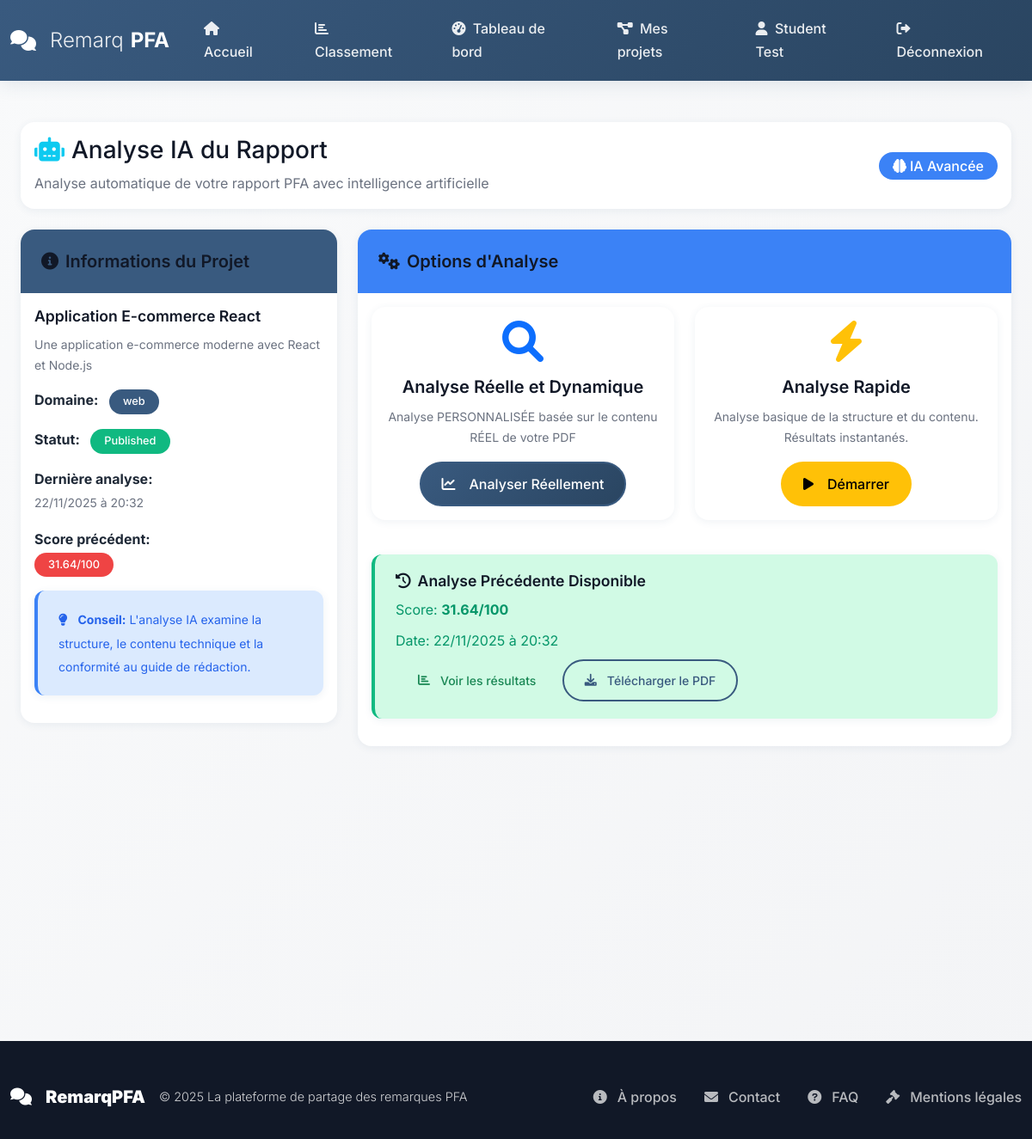
/ai/analysis/1 (signed in), run on the app's committed database.
### models.py (models this page shows, shortened)
class User(UserMixin, db.Model):
    __tablename__ = 'users'
    id = db.Column(db.Integer, primary_key=True)
    username = db.Column(db.String(80), unique=True, nullable=False, index=True)
    email = db.Column(db.String(120), unique=True, nullable=False, index=True)
    password_hash = db.Column(db.String(255), nullable=False)
    first_name = db.Column(db.String(50), nullable=True)
    last_name = db.Column(db.String(50), nullable=True)
    role = db.Column(db.String(20), nullable=False, default='student')
    is_active = db.Column(db.Boolean, default=True)
    created_at = db.Column(db.DateTime, default=datetime.utcnow)
    updated_at = db.Column(db.DateTime, default=datetime.utcnow, onupdate=datetime.utcnow)
    comments_as_jury = db.relationship('Comment',
                                      foreign_keys='Comment.jury_id',
                                      backref='jury_user',
                                      lazy='dynamic')
    comments_as_student = db.relationship('Comment',
                                         foreign_keys='Comment.student_id',
                                         backref='student_user',
                                         lazy='dynamic')
    pfa_projects = db.relationship('PFAProject',
                                  foreign_keys='PFAProject.student_id',
                                  backref='project_student',
                                  lazy='dynamic')
    project_comments = db.relationship('ProjectComment',
                                      foreign_keys='ProjectComment.user_id',
                                      backref='comment_author',
                                      lazy='dynamic')
    notifications = db.relationship('Notification',
                                   foreign_keys='Notification.user_id',
                                   backref='user',
                                   lazy='dynamic')
    def get_full_name(self):
        if self.first_name and self.last_name:
            return f"{self.first_name} {self.last_name}"
        return self.username

class PFAProject(db.Model):
    __tablename__ = 'pfaprojects'
    id = db.Column(db.Integer, primary_key=True)
    student_id = db.Column(db.Integer, db.ForeignKey('users.id'), nullable=False, index=True)
    title = db.Column(db.String(200), nullable=False)
    description = db.Column(db.Text, nullable=False)
    domain = db.Column(db.String(100), nullable=False)
    technologies = db.Column(db.String(300), nullable=True)
    github_url = db.Column(db.String(500), nullable=True)
    demo_url = db.Column(db.String(500), nullable=True)
    status = db.Column(db.String(20), default='draft')
    is_public = db.Column(db.Boolean, default=True)
    views_count = db.Column(db.Integer, default=0)
    likes_count = db.Column(db.Integer, default=0)
    created_at = db.Column(db.DateTime, default=datetime.utcnow)
    updated_at = db.Column(db.DateTime, default=datetime.utcnow, onupdate=datetime.utcnow)
    ai_analysis_data = db.Column(db.JSON, nullable=True)
    ai_adaptability_score = db.Column(db.Integer, default=0)
    ai_analysis_date = db.Column(db.DateTime, nullable=True)
    has_ai_analysis = db.Column(db.Boolean, default=False)
    documents = db.relationship('ProjectDocument',
                               backref='project',
                               lazy='dynamic',
                               cascade='all, delete-orphan')
    comments = db.relationship('ProjectComment',
                              backref='project',
                              lazy='dynamic',
                              cascade='all, delete-orphan')

### routes/ai_routes.py (the view)
@ai_bp.route('/analysis/<int:project_id>')
@login_required
def analysis_page(project_id):
    project = PFAProject.query.filter_by(id=project_id, student_id=current_user.id).first_or_404()
    document = ProjectDocument.query.filter_by(project_id=project_id).order_by(ProjectDocument.uploaded_at.desc()).first()
    uploaded_guides = UploadedGuide.query.filter_by(user_id=current_user.id, is_active=True).all()
    default_guides = GuideStage.query.filter_by(domain=project.domain, is_active=True).all()
    return render_template('student/ai_analysis.html',
                         project=project,
                         document=document,
                         uploaded_guides=uploaded_guides,
                         default_guides=default_guides)

### templates/student/ai_analysis.html (shortened to what this page needs)
{% extends "base.html" %}
{% block content %}
<div class="container-fluid py-4">
    <div class="row">
        <div class="col-12">
            <div class="card mb-4">
                <div class="card-body">
                    <div class="d-flex justify-content-between align-items-center">
                        <div>
                            <h1 class="h3 mb-2">
                                <i class="fas fa-robot me-2 text-info"></i>Analyse IA du Rapport
                            </h1>
                            <p class="text-muted mb-0">Analyse automatique de votre rapport PFA avec intelligence artificielle</p>
                        </div>
                        <div class="text-end">
                            <span class="badge bg-info fs-6">
                                <i class="fas fa-brain me-1"></i>IA Avancée
                            </span>
                        </div>
                    </div>
                </div>
            </div>
            <div class="row">
                <div class="col-lg-4">
                    <div class="card mb-4">
                        <div class="card-header bg-primary text-white">
                            <h5 class="mb-0">
                                <i class="fas fa-info-circle me-2"></i>Informations du Projet
                            </h5>
                        </div>
                        <div class="card-body">
                            <h6>{{ project.title }}</h6>
                            <p class="text-muted small">{{ project.description }}</p>
                            <div class="mb-3">
                                <strong>Domaine:</strong>
                                <span class="badge bg-primary ms-2">{{ project.domain }}</span>
                            </div>
                            <div class="mb-3">
                                <strong>Statut:</strong>
                                <span class="badge {% if project.status == 'published' %}bg-success{% else %}bg-secondary{% endif %} ms-2">
                                    {{ project.status|title }}
                                </span>
                            </div>
                            {% if project.has_ai_analysis %}
                            <div class="mb-3">
                                <strong>Dernière analyse:</strong>
                                <br>
                                <small class="text-muted">{{ project.ai_analysis_date|datetime }}</small>
                            </div>
                            <div class="mb-3">
                                <strong>Score précédent:</strong>
                                <br>
                                <span class="badge bg-{% if project.ai_adaptability_score >= 70 %}success{% elif project.ai_adaptability_score >= 50 %}warning{% else %}danger{% endif %}">
                                    {{ project.ai_adaptability_score }}/100
                                </span>
                            </div>
                            {% endif %}
                            <div class="alert alert-info mt-3">
                                <small>
                                    <i class="fas fa-lightbulb me-2"></i>
                                    <strong>Conseil:</strong> L'analyse IA examine la structure, le contenu technique et la conformité au guide de rédaction.
                                </small>
                            </div>
                        </div>
                    </div>
                </div>
                <div class="col-lg-8">
                    <div class="card mb-4">
                        <div class="card-header bg-info text-white">
                            <h5 class="mb-0">
                                <i class="fas fa-cogs me-2"></i>Options d'Analyse
                            </h5>
                        </div>
                        <div class="card-body">
                            <div class="row">
                                <div class="col-md-6 mb-4">
                                    <div class="card h-100 border-primary">
                                        <div class="card-body text-center">
                                            <i class="fas fa-search fa-3x text-primary mb-3"></i>
                                            <h5>Analyse Réelle et Dynamique</h5>
                                            <p class="text-muted small">
                                                Analyse PERSONNALISÉE basée sur le contenu RÉEL de votre PDF
                                            </p>
                                            <a href="{{ url_for('ai.real_analysis', project_id=project.id) }}"
                                               class="btn btn-primary"
                                               {% if not document %}disabled{% endif %}>
                                                <i class="fas fa-chart-line me-2"></i>Analyser Réellement
                                            </a>
                                        </div>
                                    </div>
                                </div>
                                <div class="col-md-6 mb-4">
                                    <div class="card h-100 border-warning">
                                        <div class="card-body text-center">
                                            <i class="fas fa-bolt fa-3x text-warning mb-3"></i>
                                            <h5>Analyse Rapide</h5>
                                            <p class="text-muted small">
                                                Analyse basique de la structure et du contenu. Résultats instantanés.
                                            </p>
                                            <button class="btn btn-warning" id="quickAnalyzeBtn"
                                                    {% if not document %}disabled{% endif %}>
                                                <i class="fas fa-play me-2"></i>Démarrer
                                            </button>
                                        </div>
                                    </div>
                                </div>
                            </div>
                            {% if project.has_ai_analysis %}
                            <div class="alert alert-success mt-3">
                                <h6><i class="fas fa-history me-2"></i>Analyse Précédente Disponible</h6>
                                <p class="mb-2">Score: <strong>{{ project.ai_adaptability_score }}/100</strong></p>
                                <p class="mb-0">Date: {{ project.ai_analysis_date|datetime }}</p>
                                <div class="mt-2">
                                    <a href="{{ url_for('ai.real_analysis_results', project_id=project.id) }}"
                                       class="btn btn-sm btn-outline-success">
                                        <i class="fas fa-chart-bar me-1"></i>Voir les résultats
                                    </a>
                                    <a href="{{ url_for('ai.download_real_analysis', project_id=project.id) }}"
                                       class="btn btn-sm btn-outline-primary">
                                        <i class="fas fa-download me-1"></i>Télécharger le PDF
                                    </a>
                                </div>
                            </div>
                            {% endif %}
                        </div>
                    </div>
<div class="col-md-4 mb-4">
</div>
                </div>
            </div>
        </div>
    </div>
</div>
{% endblock %}

### templates/base.html (shortened to what this page needs)
<!DOCTYPE html>
<html lang="fr">
<head>
    <link href="https://cdn.jsdelivr.net/npm/bootstrap@5.1.3/dist/css/bootstrap.min.css" rel="stylesheet">
    <link href="https://cdnjs.cloudflare.com/ajax/libs/font-awesome/6.0.0/css/all.min.css" rel="stylesheet">
    <link href="{{ url_for('static', filename='css/main.css') }}" rel="stylesheet">
    <link href="{{ url_for('static', filename='css/modern.css') }}" rel="stylesheet">
</head>
<body>
    <nav class="navbar navbar-expand-lg navbar-dark sticky-top" id="mainNav">
        <div class="container">
            <a class="navbar-brand" href="{{ url_for('public.home') }}">
                <i class="fas fa-comments me-2"></i>
                <span>Remarq</span><strong>PFA</strong>
            </a>
            <div class="collapse navbar-collapse" id="navbarNav">
                <div class="navbar-nav ms-auto">
                    <a class="nav-link" href="{{ url_for('public.home') }}" title="Accueil">
                        <i class="fas fa-home me-1"></i> Accueil
                    </a>
                    <a class="nav-link" href="{{ url_for('public.ranking') }}" title="Classement">
                        <i class="fas fa-chart-bar me-1"></i> Classement
                    </a>
                    {% if current_user.is_authenticated %}
                        {% if current_user.role == 'student' %}
                            <a class="nav-link" href="{{ url_for('student.dashboard') }}" title="Tableau de bord">
                                <i class="fas fa-tachometer-alt me-1"></i> Tableau de bord
                            </a>
                            <a class="nav-link" href="{{ url_for('student_projects.my_projects') }}" title="Mes projets">
                                <i class="fas fa-project-diagram me-1"></i> Mes projets
                            </a>
                        {% elif current_user.role == 'admin' %}
                            <a class="nav-link" href="{{ url_for('admin.dashboard') }}" title="Administration">
                                <i class="fas fa-cogs me-1"></i> Administration
                            </a>
                        {% endif %}
                        <a class="nav-link" href="{{ url_for('auth.profile') }}" title="Profil">
                            <i class="fas fa-user me-1"></i> {{ current_user.get_full_name() }}
                        </a>
                        <a class="nav-link" href="{{ url_for('auth.logout') }}" title="Déconnexion">
                            <i class="fas fa-sign-out-alt me-1"></i> Déconnexion
                        </a>
                    {% endif %}
                </div>
            </div>
        </div>
    </nav>
    <main class="flex-shrink-0">
        <div class="container mt-4">
            {% block content %}{% endblock content %}
        </div>
    </main>
    <footer class="footer mt-auto">
        <div class="container">
            <div class="footer-content">
                <div class="footer-brand">
                    <i class="fas fa-comments me-2"></i>
                    <strong>RemarqPFA</strong>
                    <span class="ms-2">© {{ current_year }} La plateforme de partage des remarques PFA</span>
                </div>
                <ul class="footer-links">
                    <li><a href="{{ url_for('public.about') }}" title="À propos"><i class="fas fa-info-circle me-1"></i>À propos</a></li>
                    <li><a href="{{ url_for('public.contact') }}" title="Contact"><i class="fas fa-envelope me-1"></i>Contact</a></li>
                    <li><a href="{{ url_for('public.faq') }}" title="FAQ"><i class="fas fa-question-circle me-1"></i>FAQ</a></li>
                    <li><a href="#" title="Mentions légales"><i class="fas fa-gavel me-1"></i>Mentions légales</a></li>
                </ul>
            </div>
        </div>
    </footer>
</body>
</html>

### data on the page
User: get_full_name "Student Test"
PFAProject: title "Application E-commerce React", description "Une application e-commerce moderne avec React et Node.js", domain "web", status "Published", ai_analysis_date "22/11/2025 à 20:32", ai_adaptability_score "31.64"
